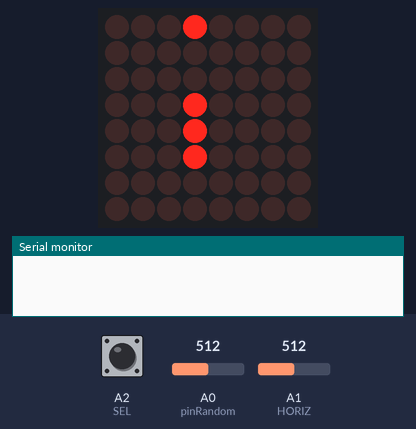
Simulated run of this sketch. Board: Arduino Uno, built with avr-gcc and run on an emulated ATmega328P. On the bench: 8×8 LED matrix, the last lines printed to the serial monitor. Inputs (shaded band) come from the test bench; at power-on: A1 (HORIZ) = 512, A0 (pinRandom) = 512, A2 (SEL) HIGH. Random numbers use the default seed unless the sketch sets one.

Above: at 1.2 s.
1.3 s: A1 (HORIZ) set to 900
At 1.66 s:
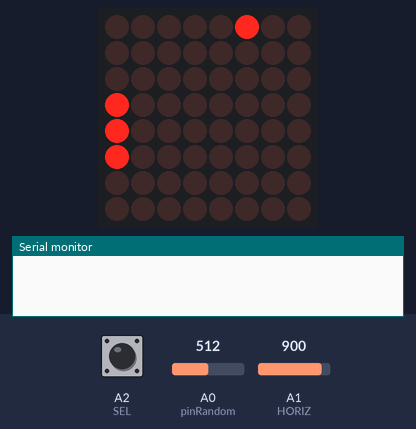
3.9 s: A0 (pinRandom) set to 716
7.3 s: A0 (pinRandom) set to 900
At 7.68 s:
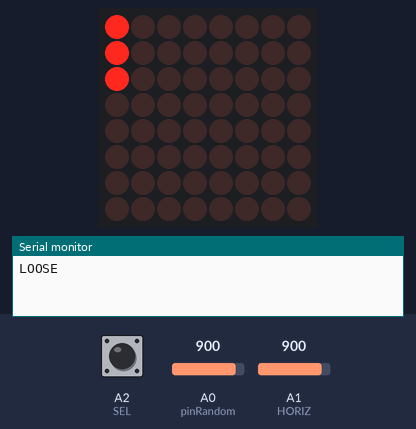
9.0 s: A1 (HORIZ) set to 716
At 9.19 s:
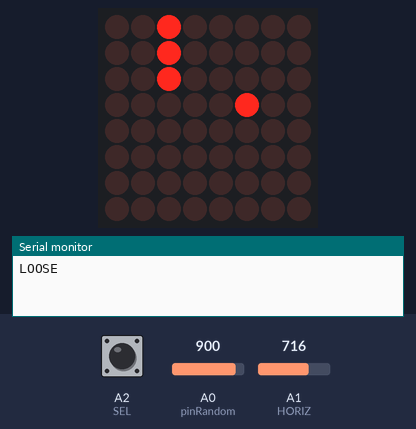
10.5 s: A0 (pinRandom) set to 1023
13.9 s: A1 (HORIZ) set to 511
At 15.22 s:
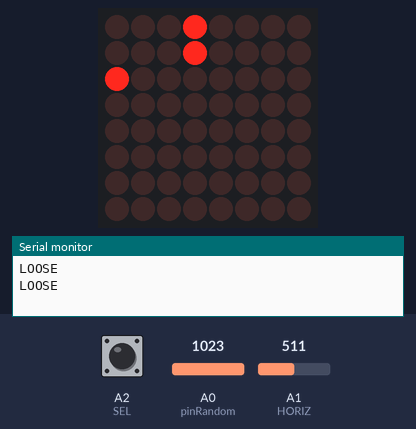
Timing chart, 0 to 16.9 s (numbered marks = the images above; inputs shaded):
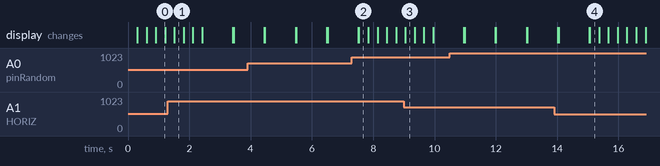

The sketch:

Joystick_LED_Matrix_Game.ino
```cpp
/*
  Arduino Bootcamp

  - Joystick LED Matrix Game

  This project demonstrates how a joytstick can be used in conjunction with an 8 x 8 LED Matrix to create a game.
  The object of the game is to capture the falling ball on platform that you control with the joystick

  by: Lee Assam

*/
#include <SPI.h>
#include <Adafruit_GFX.h>
#include <Max72xxPanel.h>
#include <StopWatch.h>

int pinCS = 10; // Attach CS to this pin, DIN to MOSI and CLK to SCK (cf http://arduino.cc/en/Reference/SPI )
int numberOfHorizontalDisplays = 1;
int numberOfVerticalDisplays = 1;

Max72xxPanel matrix = Max72xxPanel(pinCS, numberOfHorizontalDisplays, numberOfVerticalDisplays);

const int pinRandom = A0;

const int wait = 300; // In milliseconds
const int length = 8;

int x[length], y[length];
int ptr, nextPtr;

//Joystick
int matrix_x, matrix_y;
int curr_matrix_x = 0;
int curr_matrix_y=0;
int curr_fall_x = 0;
int curr_fall_y = 0;
int vertical, horizontal, select;
const int VERT = 0; // analog
const int HORIZ = 1; // analog
const int SEL = A2; // digital

//Create stopwatch object
StopWatch SW_secs(StopWatch::SECONDS);
int timeToWin = 10; //seconds

void setup() {
  matrix.setIntensity(4); // Set brightness between 0 and 15

  // Reset all variables
  for ( ptr = 0; ptr < length; ptr++ ) {
    x[ptr] = numberOfHorizontalDisplays * 8 / 2;
    y[ptr] = numberOfVerticalDisplays * 8 / 2;
  }
  nextPtr = 0;

  randomSeed(analogRead(pinRandom)); // Initialize random generator

  //Joystick
  // make the SEL line an input
  pinMode(SEL, INPUT);
  // turn on the pull-up resistor for the SEL line (see http://arduino.cc/en/Tutorial/DigitalPins)
  digitalWrite(SEL, HIGH);
  // set up serial port for output
  Serial.begin(115200);
  startGame();
}

void loop() {
  playGame();
  if (SW_secs.elapsed() >=timeToWin) {
    winner();
  }
}

//Draws scrolling text on the LED Matrix
void drawScrollingText(String text) {
  if (text.length() > 0) {
    //Draw scrolling text
    int spacer = 1;                            // This will scroll the string
    int width = 5 + spacer;                    // The font width is 5 pixels
    for ( int i = 0 ; i < width * text.length() + width - 1 - spacer; i++ ) {

      matrix.fillScreen(0);

      int letter = i / width;
      int x = (matrix.width() - 1) - i % width;
      int y = (matrix.height() - 8) / 2; // center the text vertically

      while ( x + width - spacer >= 0 && letter >= 0 ) {
        if ( letter < text.length() ) {
          matrix.drawChar(x, y, text[letter], 1, 0, 1);
        }

        letter--;
        x -= width;
      }

      matrix.write(); // Send bitmap to display

      delay(100);
    }
  }
}

//Draws text on the LED Matrix
void drawText(String input) {
  //Draw Text
if (input.length() > 0 ) {
 for (int i = 0; i<input.length(); i++) // Loop through the contents of the string
 {
  matrix.fillScreen(0);                     // Clear the display before showing the next char
  matrix.drawChar(0,0,input[i],1,0,1);  // Draw a char to the buffer
  matrix.write();                           // Draw the buffer to the display
  delay(1000);
  matrix.fillScreen(0);
  matrix.write();
  delay(20);
 }
}
}


void playGame () {
  int y = random(0, 8);
  //matrix.write();
  for (int i = 0; i < 8; i++) {
    matrix.drawPixel(i, y, HIGH);
    curr_fall_x = i;
    curr_fall_y = y;
    setJoystickPosition();
    matrix.write();
    delay(wait);
    matrix.drawPixel(i, y, LOW);
    matrix.write();
    if (collisionOccurred()) {
      Serial.println("Hit");
      return;
    }
    //check if falling pixel made it all the way off the screen
    if (i==7) {
      gameOver();
    }
  }
}

//Draws the position of the platform on the matrix which you control via the joystick
void setJoystickPosition() {
    // Read all values from the joystick
    vertical = analogRead(VERT); // will be 0-1023
    horizontal = analogRead(HORIZ); // will be 0-1023
    select = digitalRead(SEL); // will be HIGH (1) if not pressed, and LOW (0) if pressed

    matrix_y = map(vertical, 5, 1018, 7, 0); // Maps values in the range
                                         // 0 to 1023 to the range
                                         // 7 to 0
    matrix_x = map(horizontal, 1018, 5, 0, 7);

    //Remove old joystick position
    matrix.drawPixel(curr_matrix_x, curr_matrix_y, LOW);
    //Set new joystick position
    matrix.drawPixel(matrix_x, matrix_y, HIGH);

    //Remove previously lit pixels to the left and right of the old joystick position
    matrix.drawPixel(curr_matrix_x, curr_matrix_y-1, LOW);
    matrix.drawPixel(curr_matrix_x, curr_matrix_y+1, LOW);
    //Add new additional pixels to the left and right
    matrix.drawPixel(matrix_x, matrix_y+1, HIGH);
    matrix.drawPixel(matrix_x, matrix_y-1, HIGH);

    //Keep track of global position
    curr_matrix_x = matrix_x;
    curr_matrix_y = matrix_y;
}

void startGame() {
  SW_secs.reset();
  SW_secs.start();
}

//Display winning message
void winner() {
 // drawScrollingText("Win");
 Serial.println("WIN");
  drawText("Win");

  startGame();
}

//Display game over message
void gameOver() {
  //drawScrollingText("Game Over");
   Serial.println("LOOSE");
  drawText("Loose");
  startGame();
}

//Determine if a collision has occured between falling ball and platform
boolean collisionOccurred() {
  //if falling pixel is above or on the current jostick line, a collision has occurred
   return ( ((curr_matrix_x == curr_fall_x) || (curr_matrix_x == curr_fall_x+1)) && ((curr_matrix_y == curr_fall_y)
            || (curr_matrix_y+1 == curr_fall_y) ||
            (curr_matrix_y-1 == curr_fall_y) )) ;
}
```
